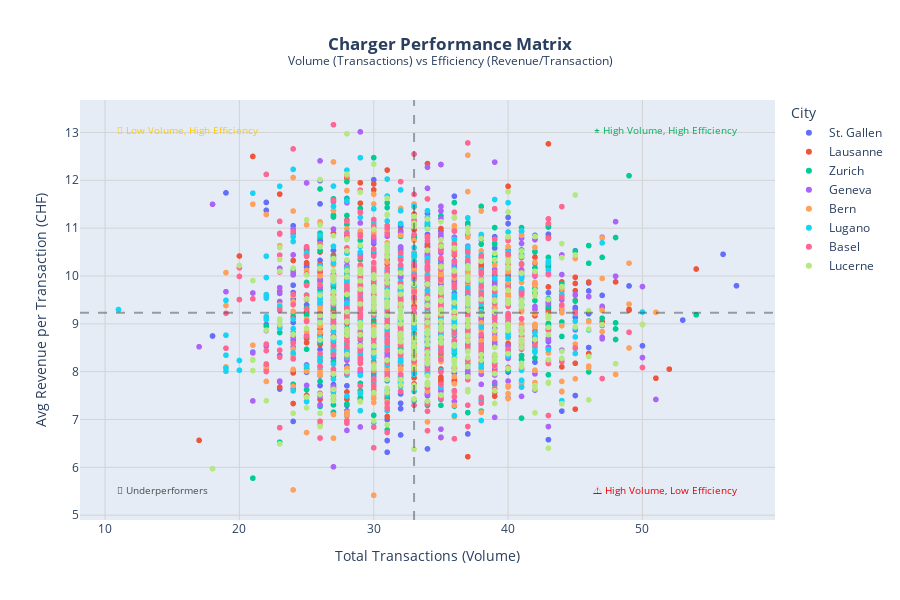

Write notebook code for a chart like this one.
### Code cell
# Create scatter plot for charger performance matrix
fig = px.scatter(
    df_charger_perf,
    x="total_transactions",
    y="avg_revenue_per_transaction",
    color="charger_city",
    hover_name="charger_id",
    hover_data={
        "performance_classification": True,
        "total_revenue": ":,.0f",
        "unique_users": True,
        "valid_transaction_pct": ":.1f",
        "charger_city": False,  # Already in legend
    },
    title="<b>Charger Performance Matrix</b><br><sup>Volume (Transactions) vs Efficiency (Revenue/Transaction)</sup>",
    labels={
        "total_transactions": "Total Transactions (Volume)",
        "avg_revenue_per_transaction": "Avg Revenue per Transaction (CHF)",
        "charger_city": "City",
        "performance_classification": "Classification",
        "total_revenue": "Total Revenue",
        "unique_users": "Unique Users",
        "valid_transaction_pct": "Valid Txn %",
    },
)

# Calculate medians for quadrant reference lines
median_transactions = df_charger_perf["total_transactions"].median()
median_revenue = df_charger_perf["avg_revenue_per_transaction"].median()

# Add quadrant lines
fig.add_hline(y=median_revenue, line_dash="dash", line_color=COLOR_GRAY, opacity=0.5)
fig.add_vline(
    x=median_transactions, line_dash="dash", line_color=COLOR_GRAY, opacity=0.5
)

# Add quadrant annotations
fig.add_annotation(
    x=0.95,
    xref="paper",
    y=0.95,
    yref="paper",
    text="⭐ High Volume, High Efficiency",
    showarrow=False,
    font=dict(size=10, color=COLOR_SUCCESS),
)
fig.add_annotation(
    x=0.05,
    xref="paper",
    y=0.95,
    yref="paper",
    text="💎 Low Volume, High Efficiency",
    showarrow=False,
    font=dict(size=10, color=COLOR_WARNING),
)
fig.add_annotation(
    x=0.95,
    xref="paper",
    y=0.05,
    yref="paper",
    text="⚠️ High Volume, Low Efficiency",
    showarrow=False,
    font=dict(size=10, color=COLOR_DANGER),
)
fig.add_annotation(
    x=0.05,
    xref="paper",
    y=0.05,
    yref="paper",
    text="🔻 Underperformers",
    showarrow=False,
    font=dict(size=10, color=COLOR_GRAY),
)

fig.update_layout(
    height=600,
    title_x=0.5,
    legend_title_text="City",
    xaxis=dict(gridcolor="lightgray"),
    yaxis=dict(gridcolor="lightgray"),
)

fig.show()

### Figure 1 — Plotly figure (JSON) as saved in the notebook; plotly's stock layout.template omitted (floating-point values rounded to 4 significant figures; data arrays with more than 128 entries replaced by an {"elided": "..."} marker saying what was removed)
{"data": [{"customdata": {"elided": "363x5 mixed values"}, "hovertemplate": "<b>%{hovertext}</b><br><br>Total Transactions (Volume)=%{x}<br>Avg Revenue per Transaction (CHF)=%{y}<br>Classification=%{customdata[0]}<br>Total Revenue=%{customdata[1]:,.0f}<br>Unique Users=%{customdata[2]}<br>Valid Txn %=%{customdata[3]:.1f}<extra></extra>", "hovertext": {"elided": "363 str values"}, "legendgroup": "St. Gallen", "marker": {"color": "#636efa", "symbol": "circle"}, "mode": "markers", "name": "St. Gallen", "showlegend": true, "type": "scattergl", "x": {"elided": "363 int values"}, "xaxis": "x", "y": {"elided": "363 float values"}, "yaxis": "y"}, {"customdata": {"elided": "376x5 mixed values"}, "hovertemplate": "<b>%{hovertext}</b><br><br>Total Transactions (Volume)=%{x}<br>Avg Revenue per Transaction (CHF)=%{y}<br>Classification=%{customdata[0]}<br>Total Revenue=%{customdata[1]:,.0f}<br>Unique Users=%{customdata[2]}<br>Valid Txn %=%{customdata[3]:.1f}<extra></extra>", "hovertext": {"elided": "376 str values"}, "legendgroup": "Lausanne", "marker": {"color": "#EF553B", "symbol": "circle"}, "mode": "markers", "name": "Lausanne", "showlegend": true, "type": "scattergl", "x": {"elided": "376 int values"}, "xaxis": "x", "y": {"elided": "376 float values"}, "yaxis": "y"}, {"customdata": {"elided": "377x5 mixed values"}, "hovertemplate": "<b>%{hovertext}</b><br><br>Total Transactions (Volume)=%{x}<br>Avg Revenue per Transaction (CHF)=%{y}<br>Classification=%{customdata[0]}<br>Total Revenue=%{customdata[1]:,.0f}<br>Unique Users=%{customdata[2]}<br>Valid Txn %=%{customdata[3]:.1f}<extra></extra>", "hovertext": {"elided": "377 str values"}, "legendgroup": "Zurich", "marker": {"color": "#00cc96", "symbol": "circle"}, "mode": "markers", "name": "Zurich", "showlegend": true, "type": "scattergl", "x": {"elided": "377 int values"}, "xaxis": "x", "y": {"elided": "377 float values"}, "yaxis": "y"}, {"customdata": {"elided": "370x5 mixed values"}, "hovertemplate": "<b>%{hovertext}</b><br><br>Total Transactions (Volume)=%{x}<br>Avg Revenue per Transaction (CHF)=%{y}<br>Classification=%{customdata[0]}<br>Total Revenue=%{customdata[1]:,.0f}<br>Unique Users=%{customdata[2]}<br>Valid Txn %=%{customdata[3]:.1f}<extra></extra>", "hovertext": {"elided": "370 str values"}, "legendgroup": "Geneva", "marker": {"color": "#ab63fa", "symbol": "circle"}, "mode": "markers", "name": "Geneva", "showlegend": true, "type": "scattergl", "x": {"elided": "370 int values"}, "xaxis": "x", "y": {"elided": "370 float values"}, "yaxis": "y"}, {"customdata": {"elided": "403x5 mixed values"}, "hovertemplate": "<b>%{hovertext}</b><br><br>Total Transactions (Volume)=%{x}<br>Avg Revenue per Transaction (CHF)=%{y}<br>Classification=%{customdata[0]}<br>Total Revenue=%{customdata[1]:,.0f}<br>Unique Users=%{customdata[2]}<br>Valid Txn %=%{customdata[3]:.1f}<extra></extra>", "hovertext": {"elided": "403 str values"}, "legendgroup": "Bern", "marker": {"color": "#FFA15A", "symbol": "circle"}, "mode": "markers", "name": "Bern", "showlegend": true, "type": "scattergl", "x": {"elided": "403 int values"}, "xaxis": "x", "y": {"elided": "403 float values"}, "yaxis": "y"}, {"customdata": {"elided": "381x5 mixed values"}, "hovertemplate": "<b>%{hovertext}</b><br><br>Total Transactions (Volume)=%{x}<br>Avg Revenue per Transaction (CHF)=%{y}<br>Classification=%{customdata[0]}<br>Total Revenue=%{customdata[1]:,.0f}<br>Unique Users=%{customdata[2]}<br>Valid Txn %=%{customdata[3]:.1f}<extra></extra>", "hovertext": {"elided": "381 str values"}, "legendgroup": "Lugano", "marker": {"color": "#19d3f3", "symbol": "circle"}, "mode": "markers", "name": "Lugano", "showlegend": true, "type": "scattergl", "x": {"elided": "381 int values"}, "xaxis": "x", "y": {"elided": "381 float values"}, "yaxis": "y"}, {"customdata": {"elided": "380x5 mixed values"}, "hovertemplate": "<b>%{hovertext}</b><br><br>Total Transactions (Volume)=%{x}<br>Avg Revenue per Transaction (CHF)=%{y}<br>Classification=%{customdata[0]}<br>Total Revenue=%{customdata[1]:,.0f}<br>Unique Users=%{customdata[2]}<br>Valid Txn %=%{customdata[3]:.1f}<extra></extra>", "hovertext": {"elided": "380 str values"}, "legendgroup": "Basel", "marker": {"color": "#FF6692", "symbol": "circle"}, "mode": "markers", "name": "Basel", "showlegend": true, "type": "scattergl", "x": {"elided": "380 int values"}, "xaxis": "x", "y": {"elided": "380 float values"}, "yaxis": "y"}, {"customdata": {"elided": "350x5 mixed values"}, "hovertemplate": "<b>%{hovertext}</b><br><br>Total Transactions (Volume)=%{x}<br>Avg Revenue per Transaction (CHF)=%{y}<br>Classification=%{customdata[0]}<br>Total Revenue=%{customdata[1]:,.0f}<br>Unique Users=%{customdata[2]}<br>Valid Txn %=%{customdata[3]:.1f}<extra></extra>", "hovertext": {"elided": "350 str values"}, "legendgroup": "Lucerne", "marker": {"color": "#B6E880", "symbol": "circle"}, "mode": "markers", "name": "Lucerne", "showlegend": true, "type": "scattergl", "x": {"elided": "350 int values"}, "xaxis": "x", "y": {"elided": "350 float values"}, "yaxis": "y"}], "layout": {"annotations": [{"font": {"color": "#00b159", "size": 10}, "showarrow": false, "text": "⭐ High Volume, High Efficiency", "x": 0.95, "xref": "paper", "y": 0.95, "yref": "paper"}, {"font": {"color": "#fecb00", "size": 10}, "showarrow": false, "text": "💎 Low Volume, High Efficiency", "x": 0.05, "xref": "paper", "y": 0.95, "yref": "paper"}, {"font": {"color": "#e60000", "size": 10}, "showarrow": false, "text": "⚠️ High Volume, Low Efficiency", "x": 0.95, "xref": "paper", "y": 0.05, "yref": "paper"}, {"font": {"color": "#4a4d4e", "size": 10}, "showarrow": false, "text": "🔻 Underperformers", "x": 0.05, "xref": "paper", "y": 0.05, "yref": "paper"}], "height": 600, "legend": {"title": {"text": "City"}, "tracegroupgap": 0}, "shapes": [{"line": {"color": "#4a4d4e", "dash": "dash"}, "opacity": 0.5, "type": "line", "x0": 0, "x1": 1, "xref": "x domain", "y0": 9.234, "y1": 9.234, "yref": "y"}, {"line": {"color": "#4a4d4e", "dash": "dash"}, "opacity": 0.5, "type": "line", "x0": 33, "x1": 33, "xref": "x", "y0": 0, "y1": 1, "yref": "y domain"}], "title": {"text": "<b>Charger Performance Matrix</b><br><sup>Volume (Transactions) vs Efficiency (Revenue/Transaction)</sup>", "x": 0.5}, "xaxis": {"anchor": "y", "domain": [0, 1], "gridcolor": "lightgray", "title": {"text": "Total Transactions (Volume)"}}, "yaxis": {"anchor": "x", "domain": [0, 1], "gridcolor": "lightgray", "title": {"text": "Avg Revenue per Transaction (CHF)"}}}}
